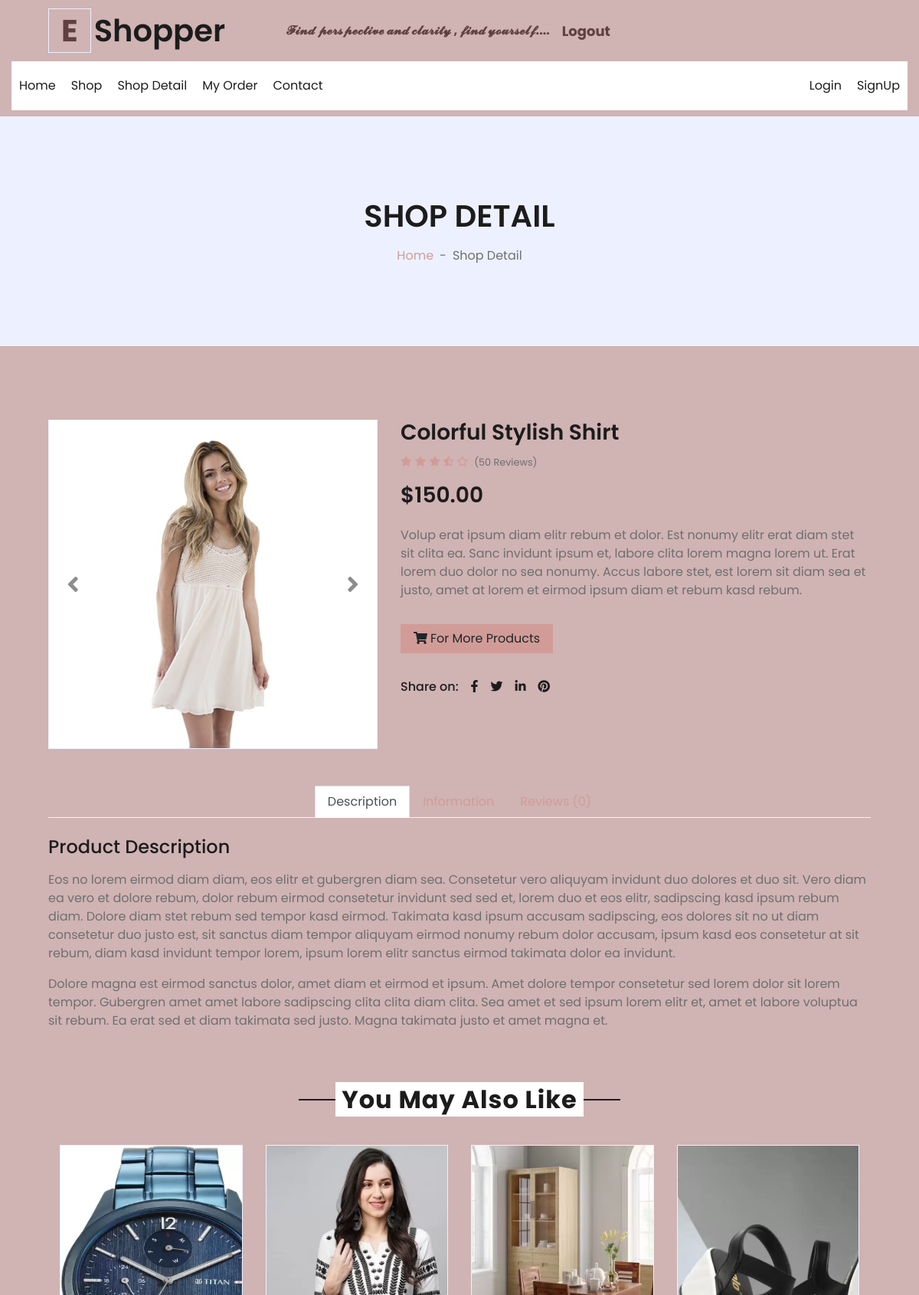
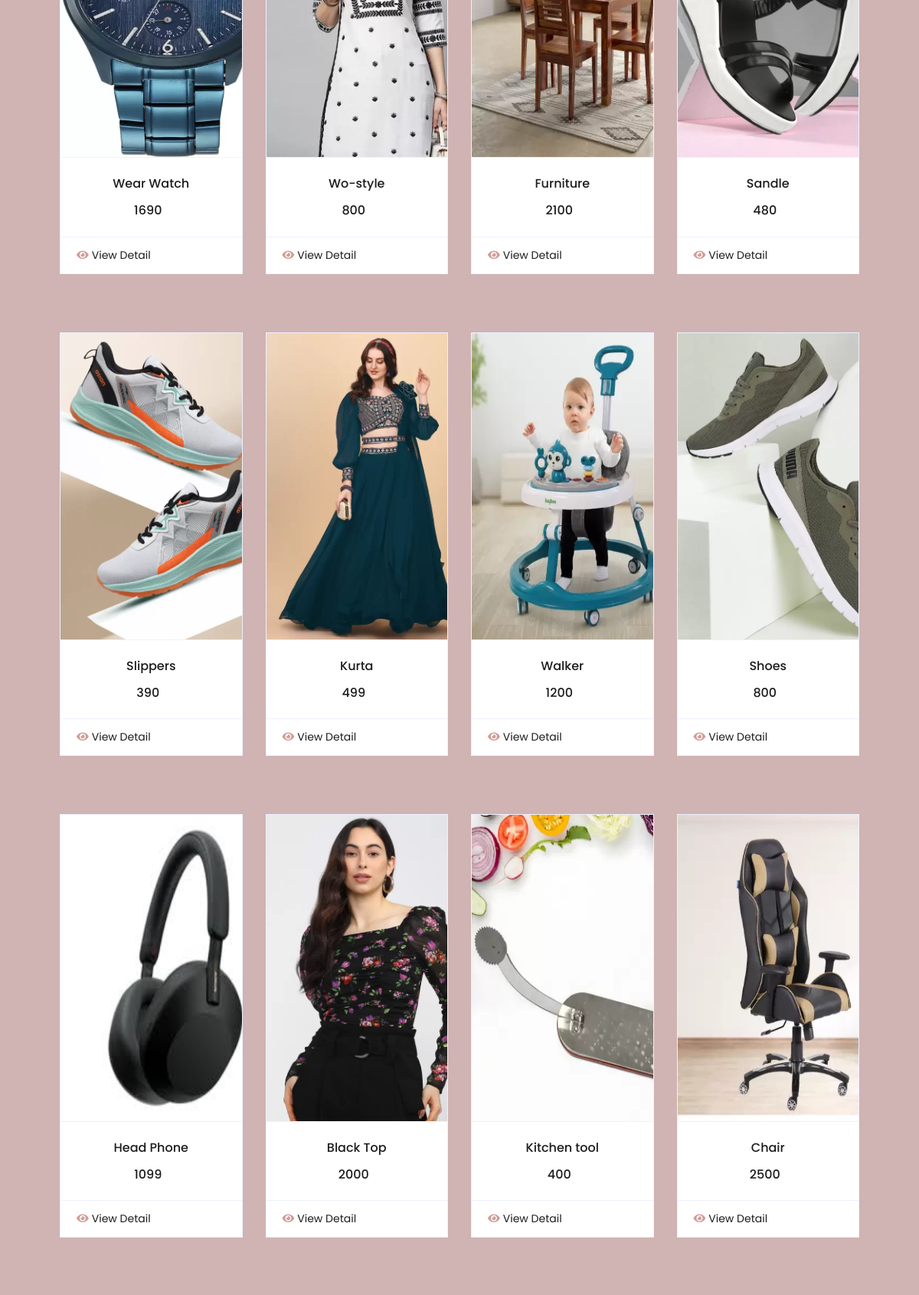
/detail/ (upper part), run on the app's committed database (2 pictures, top to bottom).
### app/models.py (models this page shows, shortened)
class Product(models.Model):
    seller=models.ForeignKey(User,on_delete=models.CASCADE)
    choice1=(
        ("Men","Men"),
        ("Women","Women"),
        ("Kids","kids"),
        ("Accessories","Accessories"),
        ("Shoes","Shoes"),
        ("Goggles","Goggles"),
        ("Makeup","Makeup"),
        ("Furniture","Sandals"),
        ("Party Bulb","Party Bulb"),
        ("Kitchen tools","Kitchen tools"),
        )
    product_category=models.CharField(max_length=100,choices=choice1)
    product_name=models.CharField(max_length=100)
    product_price=models.PositiveIntegerField()
    product_desc=models.TextField()
    product_image=models.ImageField(upload_to="product_image",default="")

### app/views.py (the view)
# urls.py: path('detail/',views.detail,name='detail'),
def detail(request):
    products=Product.objects.all()
    return render(request,'detail.html',{'products':products})

### app/templates/detail.html (shortened to what this page needs)
{% extends 'header.html' %}
{% load static %}
{% block content %}
<!DOCTYPE html>
<html lang="en">
<head>
</head>
<body>
    <div class="container-fluid bg-secondary mb-5">
        <div class="d-flex flex-column align-items-center justify-content-center" style="min-height: 300px">
            <h1 class="font-weight-semi-bold text-uppercase mb-3">Shop Detail</h1>
            <div class="d-inline-flex">
                <p class="m-0"><a href="">Home</a></p>
                <p class="m-0 px-2">-</p>
                <p class="m-0">Shop Detail</p>
            </div>
        </div>
    </div>
    <div class="container-fluid py-5">
        <div class="row px-xl-5">
            <div class="col-lg-5 pb-5">
                <div id="product-carousel" class="carousel slide" data-ride="carousel">
                    <div class="carousel-inner border">
                        <div class="carousel-item active">
                            <img class="w-100 h-100" src="{% static 'img/product-1.jpg' %}" alt="Image">
                        </div>
                    </div>
                    <a class="carousel-control-prev" href="#product-carousel" data-slide="prev">
                        <i class="fa fa-2x fa-angle-left text-dark"></i>
                    </a>
                    <a class="carousel-control-next" href="#product-carousel" data-slide="next">
                        <i class="fa fa-2x fa-angle-right text-dark"></i>
                    </a>
                </div>
            </div>
            <div class="col-lg-7 pb-5">
                <h3 class="font-weight-semi-bold">Colorful Stylish Shirt</h3>
                <div class="d-flex mb-3">
                    <div class="text-primary mr-2">
                        <small class="fas fa-star"></small>
                        <small class="fas fa-star"></small>
                        <small class="fas fa-star"></small>
                        <small class="fas fa-star-half-alt"></small>
                        <small class="far fa-star"></small>
                    </div>
                    <small class="pt-1">(50 Reviews)</small>
                </div>
                <h3 class="font-weight-semi-bold mb-4">$150.00</h3>
                <p class="mb-4">Volup erat ipsum diam elitr rebum et dolor. Est nonumy elitr erat diam stet sit clita ea. Sanc invidunt ipsum et, labore clita lorem magna lorem ut. Erat lorem duo dolor no sea nonumy. Accus labore stet, est lorem sit diam sea et justo, amet at lorem et eirmod ipsum diam et rebum kasd rebum.</p>
                <div class="d-flex align-items-center mb-4 pt-2">
                    <a href="{% url 'shop' %}"><button class="btn btn-primary px-3"><i class="fa fa-shopping-cart mr-1"></i>For More Products</button></a>
                </div>
                <div class="d-flex pt-2">
                    <p class="text-dark font-weight-medium mb-0 mr-2">Share on:</p>
                    <div class="d-inline-flex">
                        <a class="text-dark px-2" href="">
                            <i class="fab fa-facebook-f"></i>
                        </a>
                        <a class="text-dark px-2" href="">
                            <i class="fab fa-twitter"></i>
                        </a>
                        <a class="text-dark px-2" href="">
                            <i class="fab fa-linkedin-in"></i>
                        </a>
                        <a class="text-dark px-2" href="">
                            <i class="fab fa-pinterest"></i>
                        </a>
                    </div>
                </div>
            </div>
        </div>
        <div class="row px-xl-5">
            <div class="col">
                <div class="nav nav-tabs justify-content-center border-secondary mb-4">
                    <a class="nav-item nav-link active" data-toggle="tab" href="#tab-pane-1">Description</a>
                    <a class="nav-item nav-link" data-toggle="tab" href="#tab-pane-2">Information</a>
                    <a class="nav-item nav-link" data-toggle="tab" href="#tab-pane-3">Reviews (0)</a>
                </div>
                <div class="tab-content">
                    <div class="tab-pane fade show active" id="tab-pane-1">
                        <h4 class="mb-3">Product Description</h4>
                        <p>Eos no lorem eirmod diam diam, eos elitr et gubergren diam sea. Consetetur vero aliquyam invidunt duo dolores et duo sit. Vero diam ea vero et dolore rebum, dolor rebum eirmod consetetur invidunt sed sed et, lorem duo et eos elitr, sadipscing kasd ipsum rebum diam. Dolore diam stet rebum sed tempor kasd eirmod. Takimata kasd ipsum accusam sadipscing, eos dolores sit no ut diam consetetur duo justo est, sit sanctus diam tempor aliquyam eirmod nonumy rebum dolor accusam, ipsum kasd eos consetetur at sit rebum, diam kasd invidunt tempor lorem, ipsum lorem elitr sanctus eirmod takimata dolor ea invidunt.</p>
                        <p>Dolore magna est eirmod sanctus dolor, amet diam et eirmod et ipsum. Amet dolore tempor consetetur sed lorem dolor sit lorem tempor. Gubergren amet amet labore sadipscing clita clita diam clita. Sea amet et sed ipsum lorem elitr et, amet et labore voluptua sit rebum. Ea erat sed et diam takimata sed justo. Magna takimata justo et amet magna et.</p>
                    </div>
                </div>
            </div>
        </div>
    </div>
    <div class="container-fluid py-2">
        <div class="text-center mb-2">
            <h2 class="section-title px-5"><span class="px-2">You May Also Like</span></h2><br><br>
        </div>
        <div class="col-lg-12 col-md-12">
            <div class="row px-xl-5 pb-3">
                {%for i in products %}
                <div class="col-lg-3 col-md-6 col-sm-12 pb-1">
                    <div class="card product-item border-0 mb-4">
                        <div class="card-header product-img position-relative overflow-hidden bg-transparent border p-0">
                            <img src="{{i.product_image.url}}" class="img-fluid w-100"  alt="{{i.product_name}}" style="max-width:300px; max-height:400px; min-width:300px; min-height:400px;">
                        </div>
                        <div class="card-body border-left border-right text-center p-0 pt-4 pb-3">
                            <h6 class="text-truncate mb-3">{{i.product_name}}</h6>
                            <div class="d-flex justify-content-center">
                                <h6>{{i.product_price}}</h6><h6 class="text-muted ml-2"><del></del></h6>
                            </div>
                        </div>
                        <div class="card-footer d-flex justify-content-between bg-light border">
                            <a href="{% url 'view-detail' pk=i.pk %}" class="btn btn-sm text-dark p-0"><i class="fas fa-eye text-primary mr-1"></i>View Detail</a>
                        </div>
                    </div>
                    <br><br>
                </div>
                {%endfor%}
            </div>
        </div>
    </div>
</body>
</html>
{% endblock%}

### app/templates/detail.html (style rules this page uses)
body { background-image: url("paper.gif"); background-color: rgb(208, 179, 179); ; }

### data on the page
Product: product_image (picture), product_name "Wear Watch", product_price "1690"
Product: product_image (picture), product_name "Wo-style", product_price "800"
Product: product_image (picture), product_name "Furniture", product_price "2100"
Product: product_image (picture), product_name "Sandle", product_price "480"
Product: product_image (picture), product_name "Slippers", product_price "390"
Product: product_image (picture), product_name "Kurta", product_price "499"
Product: product_image (picture), product_name "Walker", product_price "1200"
Product: product_image (picture), product_name "Shoes", product_price "800"
Product: product_image (picture), product_name "Head Phone", product_price "1099"
Product: product_image (picture), product_name "Black Top", product_price "2000"
Product: product_image (picture), product_name "Kitchen tool", product_price "400"
Product: product_image (picture), product_name "Chair", product_price "2500"
